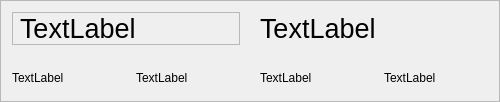
<?xml version="1.0" encoding="UTF-8"?>
<ui version="4.0">
 <class>KontierungStrip</class>
 <widget class="QFrame" name="KontierungStrip">
  <property name="geometry">
   <rect>
    <x>0</x>
    <y>0</y>
    <width>500</width>
    <height>102</height>
   </rect>
  </property>
  <property name="minimumSize">
   <size>
    <width>0</width>
    <height>100</height>
   </size>
  </property>
  <property name="maximumSize">
   <size>
    <width>16777215</width>
    <height>102</height>
   </size>
  </property>
  <property name="windowTitle">
   <string>Form</string>
  </property>
  <property name="frameShape">
   <enum>QFrame::StyledPanel</enum>
  </property>
  <property name="frameShadow">
   <enum>QFrame::Raised</enum>
  </property>
  <layout class="QVBoxLayout" name="verticalLayout" stretch="0,0">
   <property name="spacing">
    <number>20</number>
   </property>
   <item>
    <layout class="QHBoxLayout" name="horizontalLayout">
     <item>
      <widget class="QLabel" name="labelTime">
       <property name="font">
        <font>
         <pointsize>20</pointsize>
        </font>
       </property>
       <property name="frameShape">
        <enum>QFrame::StyledPanel</enum>
       </property>
       <property name="frameShadow">
        <enum>QFrame::Sunken</enum>
       </property>
       <property name="text">
        <string>TextLabel</string>
       </property>
      </widget>
     </item>
     <item>
      <widget class="QLabel" name="labelDuration">
       <property name="font">
        <font>
         <pointsize>20</pointsize>
        </font>
       </property>
       <property name="text">
        <string>TextLabel</string>
       </property>
      </widget>
     </item>
    </layout>
   </item>
   <item>
    <layout class="QHBoxLayout" name="horizontalLayout_2">
     <item>
      <widget class="QLabel" name="labelProjekt">
       <property name="text">
        <string>TextLabel</string>
       </property>
      </widget>
     </item>
     <item>
      <widget class="QLabel" name="labelSubprojekt">
       <property name="text">
        <string>TextLabel</string>
       </property>
      </widget>
     </item>
     <item>
      <widget class="QLabel" name="labelWorkpackage">
       <property name="text">
        <string>TextLabel</string>
       </property>
      </widget>
     </item>
     <item>
      <widget class="QLabel" name="labelText">
       <property name="text">
        <string>TextLabel</string>
       </property>
      </widget>
     </item>
    </layout>
   </item>
  </layout>
 </widget>
 <resources/>
 <connections/>
</ui>
